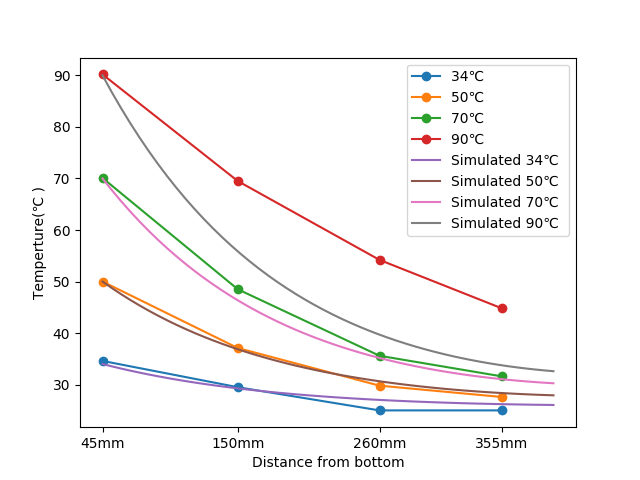

Here is the Python script that generated this plot:
import numpy as np
import matplotlib.pyplot as plt

def tempDist(x, L, m, h_mk):
    y = (np.cosh(m * (L - x)) + h_mk * np.sinh(m * (L - x))) / \
        (np.cosh(m *  L     ) + h_mk * np.sinh(m *  L    ) )
    return y

# real data
# time temperture
tt = """
34.6 29.5   25   25
50.0 37.1 29.8 27.6
70.1 48.5 35.6 31.6
90.2 69.5 54.2 44.8
"""
rods = np.array(tt.split(), dtype=np.float).reshape(-1, 4)
b_temp = [34, 50, 70, 90]
rod_d = [45, 150, 260, 355]
plt.plot(rod_d, rods.T, 'o-')
plt.xticks(rod_d, [str(b) + "mm" for b in rod_d])
plt.xlabel('Distance from bottom')
plt.ylabel('Temperture(℃ )')

def loss(L, m, h_mk):
    y = tempDist((np.array(rod_d) - np.min(rod_d)) / 1000, L, m, h_mk)
    y = y * (np.array(b_temp)[:, np.newaxis] - 25) + 25
    # compare without 90℃ 
    return np.sum((y[0:3] - rods[0:3]) ** 2)

# find min solu
L = 350 * 0.001
m = np.logspace(-2,2)
h_mk = np.logspace(-3,3)
min_loss = np.inf
min_var = []
for i in m:
    for j in h_mk:
        q = loss(L, i, j)
        if q < min_loss:
            min_loss = q
            min_var = [i,j]

# simulated solu
print(min_var)
# [4.941713361323833, 0.3727593720314938]
m = min_var[0]
h_mk = min_var[1]
x = np.linspace(0, L)
y = tempDist(x, L, m, h_mk)
y = y * (np.array(b_temp)[:, np.newaxis] - 25) + 25
plt.plot(x * 1000 + 45, y.T)
plt.legend([str(d) + "℃ " for d in b_temp] + ["Simulated " + str(d) + "℃ " for d in b_temp])

plt.show()
